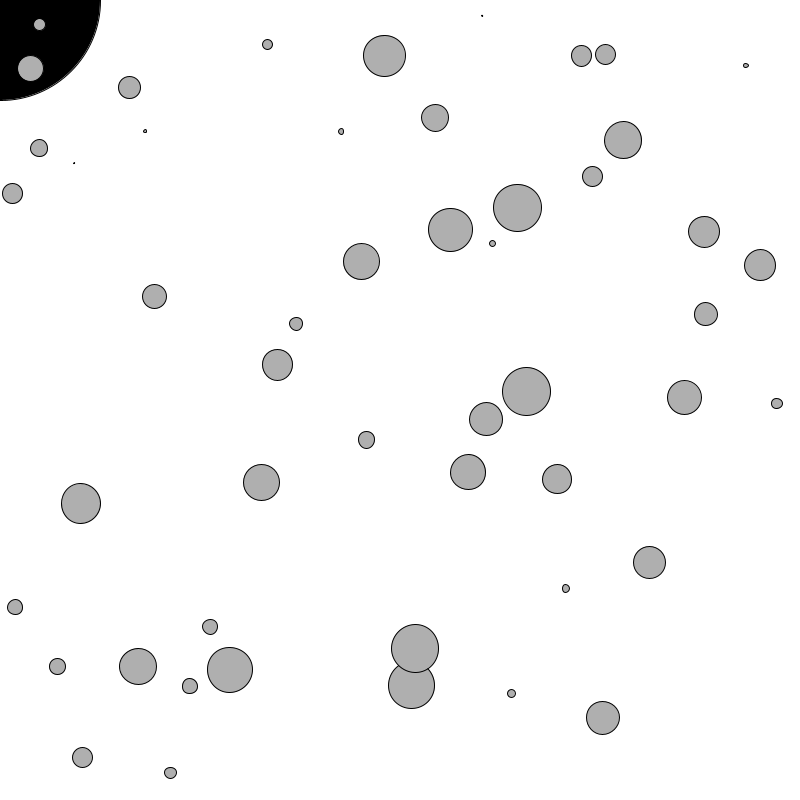
Frame 1 (no input)
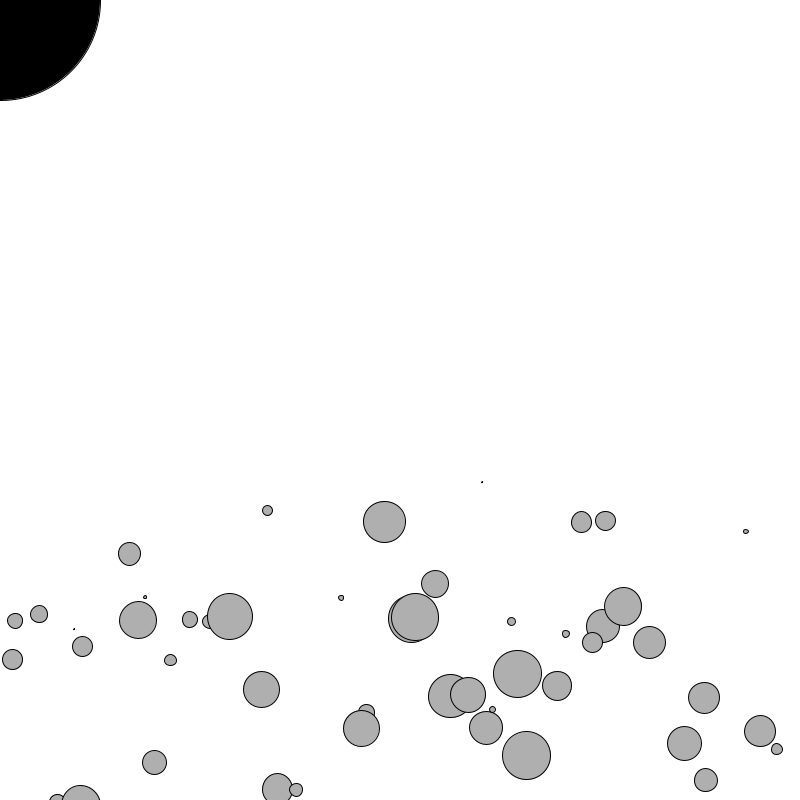
Frame 60 (the mouse pressed at the canvas centre just before this capture)
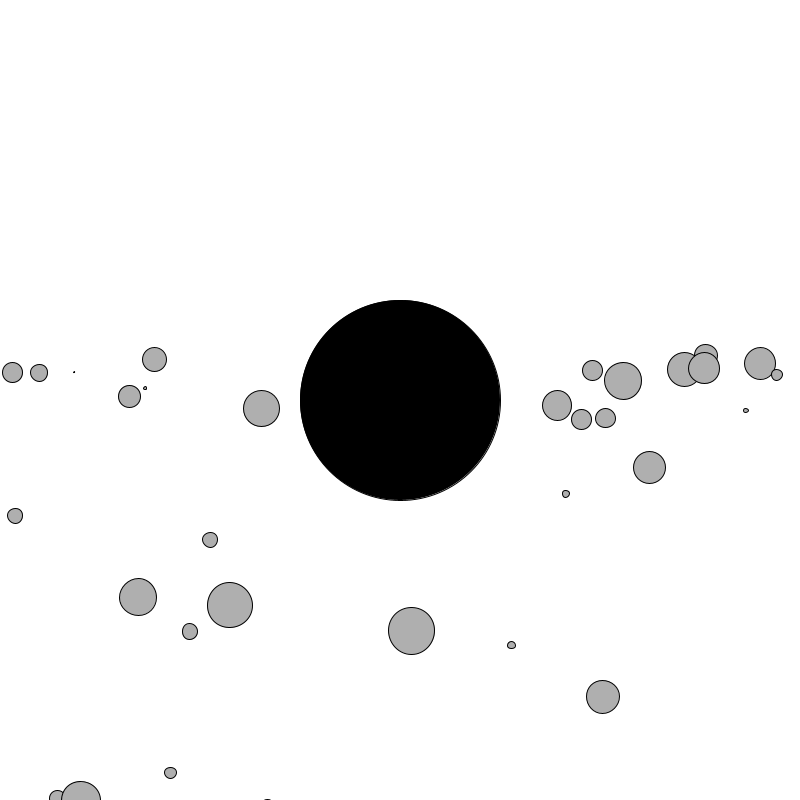
Frame 120 (the mouse held since frame 60 and released just before this capture)

The Processing sketch that drew these frames (run headless with seeded random() and noise(); from frame 60 on, the mouse is pressed at the canvas centre):

// Processing sketch: C5_SimpleGame
// ── C5_SimpleGame.pde
Ball[] balls;
Catcher catcher;
float gravity = 0.1;  

void setup() { 
  size(800,800); 
  smooth();
  
  catcher = new Catcher(100);
  balls = new Ball[50];
  for (int i = 0; i < balls.length; i++) {
    balls[i] = new Ball(random(width), random(height), random(50));
  }
} 

void draw() { 
  background(255); 
  catcher.setLocation(mouseX, mouseY);
  catcher.display();
  
  for (int i = 0; i < balls.length; i++) {
    balls[i].display();
    balls[i].update();
    if (catcher.intersect(balls[i])) {
      balls[i].disappear();
    }
  }
} 
// ── Ball.pde
class Ball {
  float x;       // x location  
  float y;       // y location  
  float speed;   // speed of square 
  float w;       // size
  // Ball 생성자
  Ball(float tempX, float tempY, float tempW) {
    x = tempX;
    y = tempY;
    w = tempW;
    speed = 5;
  }
  void display() {
    fill(175); 
    stroke(0); 
    ellipse(x,y,w,w); 
  }
  void update() {
    y = y + speed; 
    speed = speed + gravity;
    if (y > height) { 
      speed = speed * -0.95;  
    } 
  }
  void disappear() {
     x = width*width;
  }
}
// ── Catcher.pde
class Catcher {
  float r;
  float x, y;
  
  Catcher(float tempR) {
    r = tempR;
    x = 0; 
    y = 0;
  }
  void setLocation(float tempX, float tempY) {
    x = tempX;
    y = tempY;
  }
  
  void display() {
    stroke(0);
    fill(0);
    ellipse(x, y, r*2, r*2);
  }
  
  boolean intersect(Ball b) {
     float dist = dist(x, y, b.x, b.y);
     if (dist < r + b.w)
       return true;
     else
       return false;
  }

}
